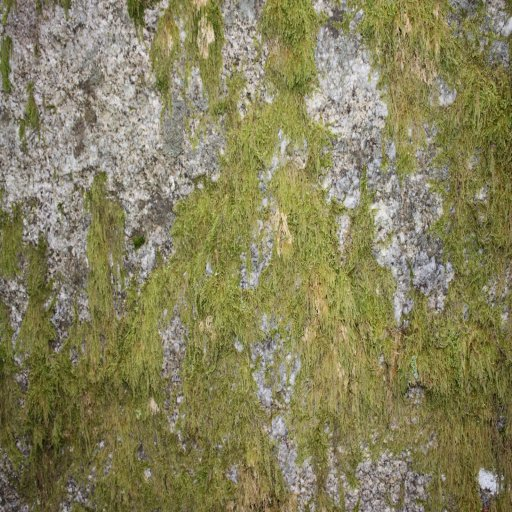
#> input picture input.png, 512 x 512 px
$ python generate_brush.py
#> lines starting #> are read from the running program, lines starting #| are printed output that depends on the picture
import cv2
import numpy as np

from sklearn.cluster import KMeans

from kmeans_utils.utils import rand_color_map


def applyBilateralFilterFromImagePath(image_path: str):
#> called with image_path = './input.png'
    blur = cv2.bilateralFilter(cv2.imread(image_path), 9, 75, 75)
    return blur


def kMeansClusteringLAB(input_image: np.ndarray, l_weight=1, a_weight=5, b_weight=5):
#> called with l_weight = 1, a_weight = 5, b_weight = 5
    input_shape = input_image.shape
#> input_shape = (512, 512, 3)
    lab_data = np.empty((0,3), int)
    input_image_lab = cv2.cvtColor(input_image, cv2.COLOR_BGR2LAB)
#> input_image_lab: shape (512, 512, 3); mean of channels 0, 1, 2 136.8, 123.9, 148.9
    l, a, b = cv2.split(input_image_lab)
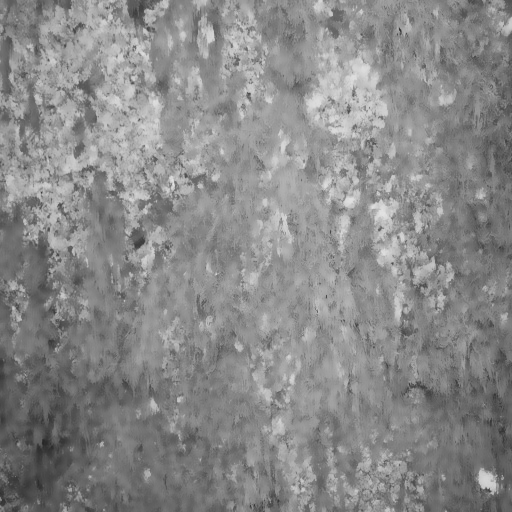
#> l: shape (512, 512); min 38, max 228, mean 136.8
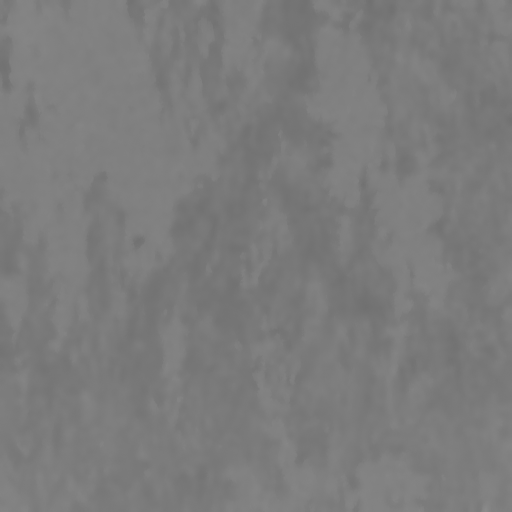
#> a: shape (512, 512); min 112, max 139, mean 123.9
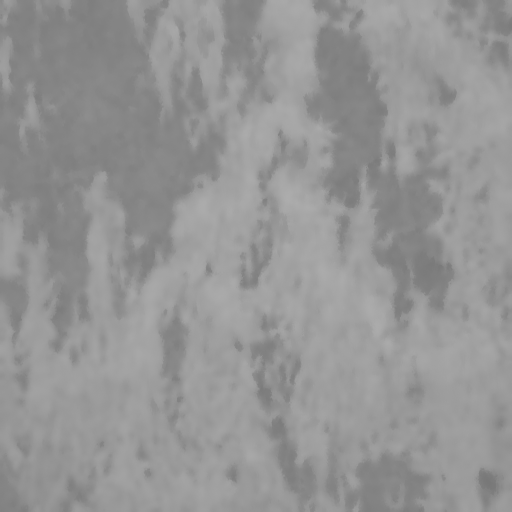
#> b: shape (512, 512); min 120, max 173, mean 148.9

    for index_x in range(input_image_lab.shape[0]):
        lab_datum = np.empty((0,3), int)
        for index_y in range(input_image_lab.shape[1]):
            lab = np.array([[l[index_x][index_y]*l_weight, a[index_x][index_y]*a_weight, b[index_x][index_y]*b_weight]])
            lab_datum = np.append(lab_datum, lab, axis=0)
        lab_data = np.concatenate((lab_data, lab_datum), axis=0)

#> (the run stopped early here; a loop or call above may not have finished)
